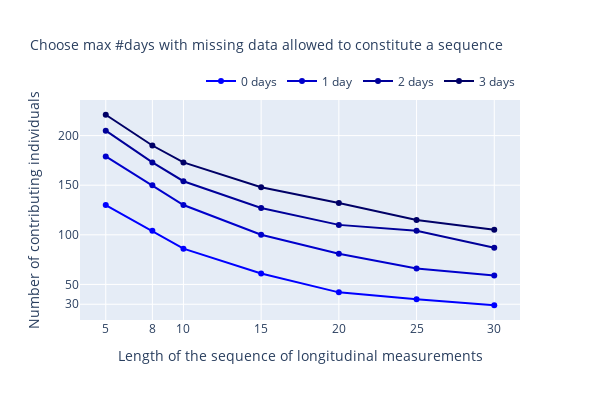

This figure's notebook cell:
### Code cell
df_consec

# X sequence length
# Y number of IDs
# one trace per consecutive days

seq_len = [5, 8, 10, 15, 20, 25, 30]

consec_days = ["0 days", "1 day", "2 days", "3 days"]


fig = make_subplots(rows=1, cols=1)


def add_trace_with_n_ids_for_consec_days(fig, df_consec, consec_d, seq_len):
    n_ids = [df_consec.loc[df_consec[consec_d] > seq_l].shape[0] for seq_l in seq_len]
    fig.add_trace(go.Scatter(x=seq_len, y=n_ids, mode="lines+markers", name=consec_d))
    # Add histogram with amount of contributing datapoints
    n_data = [df_consec.loc[df_consec[consec_d] > seq_l] for seq_l in seq_len]


for consec_day in consec_days:
    add_trace_with_n_ids_for_consec_days(fig, df_consec, consec_day, seq_len)

fig.update_xaxes(title_text="Length of the sequence of longitudinal measurements", tickvals=seq_len)
fig.update_yaxes(
    title_text="Number of contributing individuals", tickvals=[10, 30, 50, 100, 150, 200, 250]
)
# Create a color gradient from black to blue
colors = ['#000000', '#000033', '#000066', '#000099', '#0000cc', '#0000ff'][::-1]

# Update the traces with the color gradient
for i, consec_day in enumerate(consec_days):
    fig.data[i].line.color = colors[i]
    fig.data[i].marker.color = colors[i]

title="Choose max #days with missing data allowed to constitute a sequence"
fig.update_layout(
    title=title,
    width=600,
    height=400,
    legend=dict(orientation="h", yanchor="bottom", y=1.02, xanchor="right", x=1),
    title_font_size=14
)

fig.write_image(f"{dh.get_path_to_main()}PlotsBreathe/Cutset_conditioning/{title}.pdf")
fig.show()

### Figure 1 — Plotly figure (JSON) as saved in the notebook; plotly's stock layout.template omitted (floating-point values rounded to 4 significant figures)
{"data": [{"line": {"color": "#0000ff"}, "marker": {"color": "#0000ff"}, "mode": "lines+markers", "name": "0 days", "type": "scatter", "x": [5, 8, 10, 15, 20, 25, 30], "y": [130, 104, 86, 61, 42, 35, 29]}, {"line": {"color": "#0000cc"}, "marker": {"color": "#0000cc"}, "mode": "lines+markers", "name": "1 day", "type": "scatter", "x": [5, 8, 10, 15, 20, 25, 30], "y": [179, 150, 130, 100, 81, 66, 59]}, {"line": {"color": "#000099"}, "marker": {"color": "#000099"}, "mode": "lines+markers", "name": "2 days", "type": "scatter", "x": [5, 8, 10, 15, 20, 25, 30], "y": [205, 173, 154, 127, 110, 104, 87]}, {"line": {"color": "#000066"}, "marker": {"color": "#000066"}, "mode": "lines+markers", "name": "3 days", "type": "scatter", "x": [5, 8, 10, 15, 20, 25, 30], "y": [221, 190, 173, 148, 132, 115, 105]}], "layout": {"height": 400, "legend": {"orientation": "h", "x": 1, "xanchor": "right", "y": 1.02, "yanchor": "bottom"}, "title": {"font": {"size": 14}, "text": "Choose max #days with missing data allowed to constitute a sequence"}, "width": 600, "xaxis": {"anchor": "y", "domain": [0, 1], "tickvals": [5, 8, 10, 15, 20, 25, 30], "title": {"text": "Length of the sequence of longitudinal measurements"}}, "yaxis": {"anchor": "x", "domain": [0, 1], "tickvals": [10, 30, 50, 100, 150, 200, 250], "title": {"text": "Number of contributing individuals"}}}}
